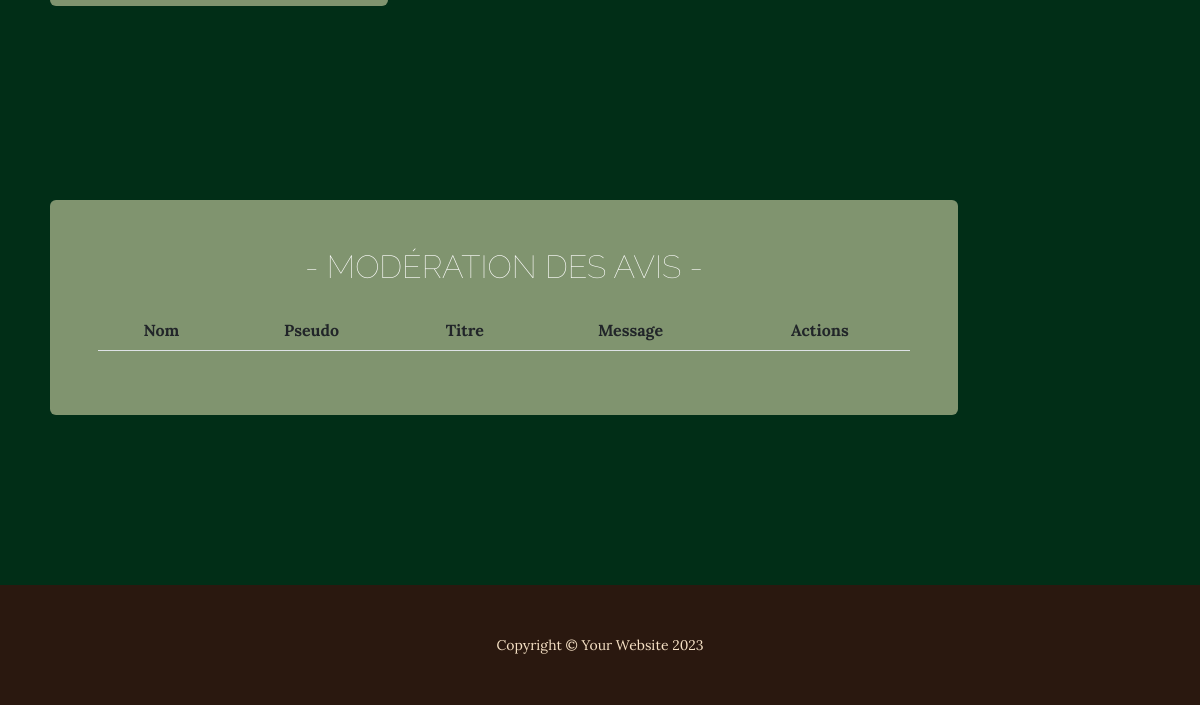
Page /admin (signed in, lower part) on the earlier database version.
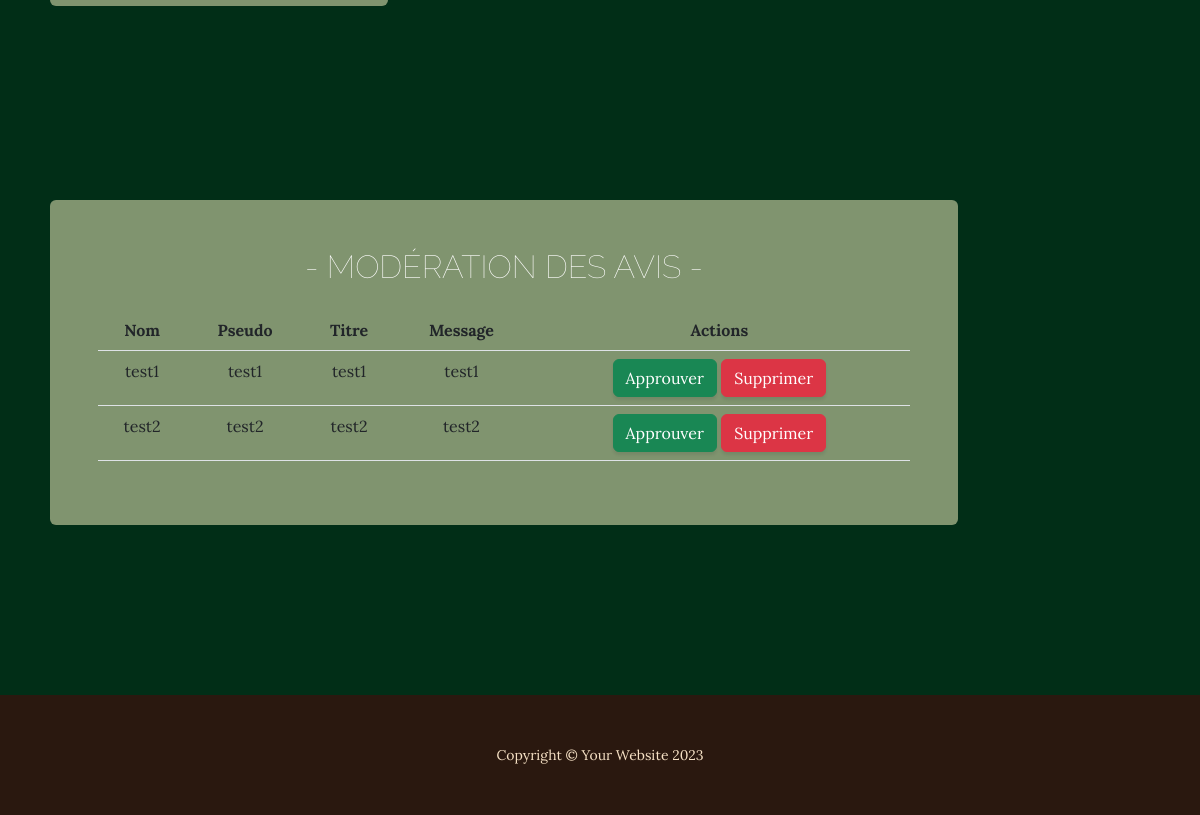
Same page on the later database version.
### app.py (models this page shows)
class Avis(db.Model):
    id = db.Column(db.Integer, primary_key=True)
    nom = db.Column(db.String(100), nullable=False)
    pseudo = db.Column(db.String(100), nullable=False)
    titre = db.Column(db.String(100), nullable=False)
    message = db.Column(db.Text, nullable=False)
    approuve = db.Column(db.Boolean, default=False)

### app.py (the view, shortened to what this page needs)
@app.route('/admin', methods=['GET', 'POST'])
@role_required('admin')
def admin():
    filter_date = request.args.get('date')
    filter_animal_id = request.args.get('animal_id')
    query = VetRecord.query
    if filter_date:
        query = query.filter(VetRecord.date == date.fromisoformat(filter_date))
    if filter_animal_id:
        query = query.filter(VetRecord.animal_id == filter_animal_id)
    animals = Animal.query.all()
    vet_records = query.all()
    habitats = Habitat.query.all()
    consultation_counts = {animal.id: 0 for animal in animals}
    for record in vet_records:
        consultation_counts[record.animal_id] += record.consultation_count
    avis_a_valider = Avis.query.filter_by(approuve=False).all()
    return render_template('admin.html', avis_a_valider=avis_a_valider, animals=animals, vet_records=vet_records, habitats=habitats, consultation_counts=consultation_counts)

### app.py (called while the page is built)
def role_required(role):
    def decorator(f):
        @wraps(f)
        def decorated_function(*args, **kwargs):
            if 'user_id' not in session:
                abort(403)  # Forbidden
            user = User.query.get(session['user_id'])
            if user.role != role:
                abort(403)  # Forbidden
            return f(*args, **kwargs)
        return decorated_function
    return decorator

### templates/admin.html (shortened to what this page needs)
<!DOCTYPE html>
<html lang="en">
    <head>
        <link href="../static/css/styles.css" rel="stylesheet" />
    </head>
    <body>
        <section class="page-section2 cta2">
            <div class="container">
                <div class="row">
                    <div class="col-xl-14 mx-auto">
                        <div class="row">
                            <div class="col-md-4">
                                <div class="inner5 bg-faded text-center rounded">
                                </div>
                            </div>
                        </div>
                    </div>
                </div>
            </div>
        </section>
    <section class="page-section2 cta2">
        <div class="container">
            <div class="row">
                <div class="col-xl-14 mx-auto">
                    <div class="row">
                        <div class="col-md-10">
                            <div class="inner5 bg-faded text-center rounded">
                                <h2 class="section-heading mb-4">
                                    <span class="section-heading-lower2">- Modération des Avis -</span>
                                </h2>
                                <table class="table">
                                    <thead>
                                        <tr>
                                            <th>Nom</th>
                                            <th>Pseudo</th>
                                            <th>Titre</th>
                                            <th>Message</th>
                                            <th>Actions</th>
                                        </tr>
                                    </thead>
                                    <tbody>
                                        {% for avis in avis_a_valider %}
                                        <tr>
                                            <td>{{ avis.nom }}</td>
                                            <td>{{ avis.pseudo }}</td>
                                            <td>{{ avis.titre }}</td>
                                            <td>{{ avis.message }}</td>
                                            <td>
                                                <a href="{{ url_for('approve_review', avis_id=avis.id) }}" class="btn btn-success">Approuver</a>
                                                <a href="{{ url_for('disapprove_review', avis_id=avis.id) }}" class="btn btn-danger">Supprimer</a>
                                            </td>
                                        </tr>
                                        {% endfor %}
                                    </tbody>
                                </table>
                            </div>
                        </div>
                    </div>
                </div>
            </div>
        </div>
    </section>
        <footer class="footer text-faded text-center py-5">
            <div class="container">
                <p class="m-0 small">Copyright &copy; Your Website 2023</p>
            </div>
        </footer>
    </body>
</html>

Differences in the rows shown:
now on this page (row edited): Avis: nom "test1", pseudo "test1", titre "test1", message "test1"
now on this page (row edited): Avis: nom "test2", pseudo "test2", titre "test2", message "test2"
